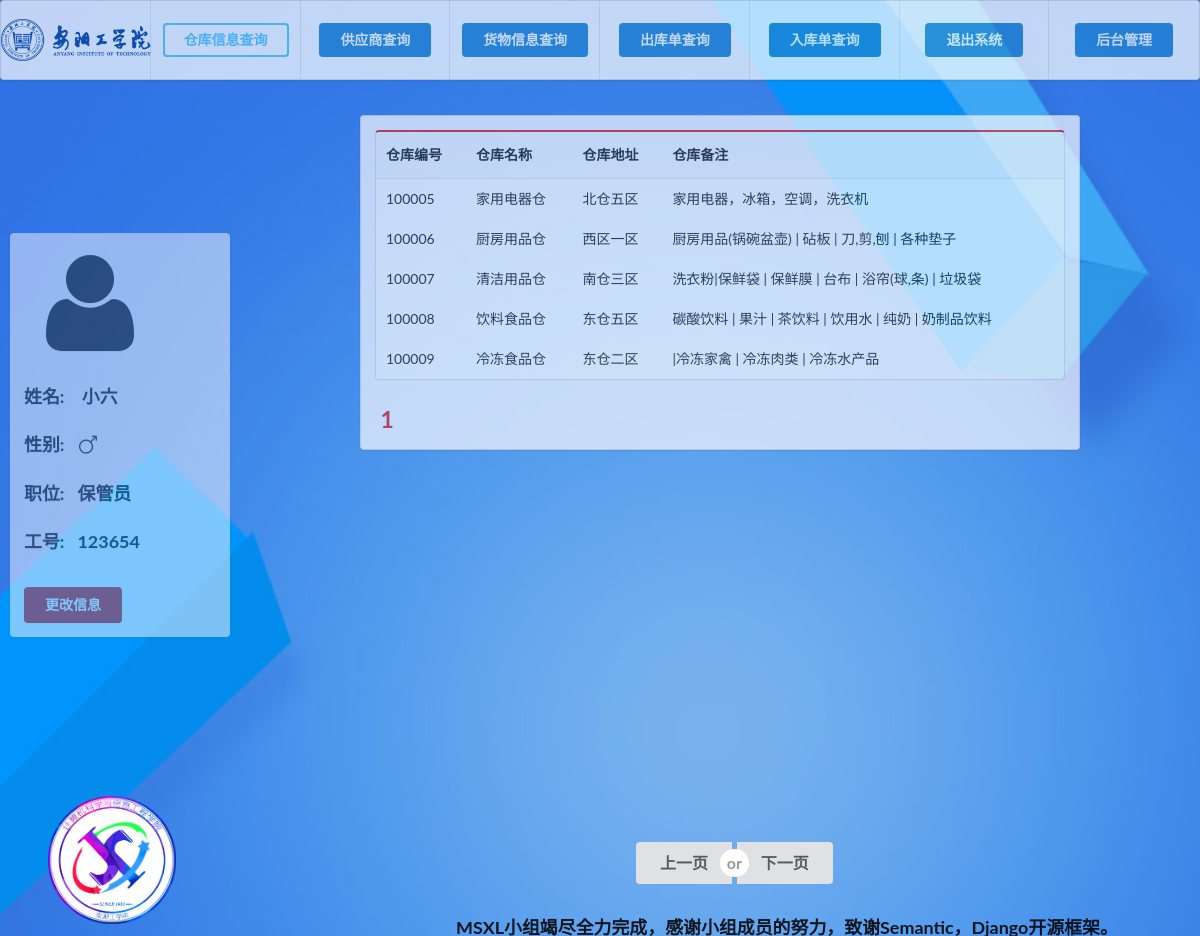
Screenshot of /infomanage/?query=storehouse (signed in) with the database file from the repository.
### app/models.py (models this page shows, shortened)
class UserInfo(models.Model):
    account = models.OneToOneField(to= User, verbose_name='用户名:', null=True, related_name='userinfo', on_delete=models.CASCADE)
    sex_choice = {('male', '男'), ('female', '女'), }
    job_choice = {(u'保管员', '保管员'), (u'记帐员','记帐员'), (u'仓库主管','仓库主管'),(u'统计员','统计员'),(u'普通员工','普通员工')}
    sex = models.CharField(verbose_name='性别:', null=False, blank=False, max_length=10, choices= sex_choice, default='女')
    job = models.CharField(verbose_name='职位:', null=False, blank=False, max_length=10, choices= job_choice, default= u'普通员工')
    job_num = models.IntegerField(verbose_name='工号:', null=False, blank=False)
    class Meta:
        verbose_name = verbose_name_plural = "员工信息管理"

class StoreHouse(models.Model):
    stoID = models.IntegerField(primary_key=True, verbose_name='仓库编号:', null=False, blank=False,default= 100000)
    sto_name = models.CharField(verbose_name='仓库名称:', null=False, blank=False, max_length=20, default='请输入仓库名称')
    sto_locat = models.CharField(verbose_name='仓库地址:', null=False, blank=False, max_length=50, default='请输入仓库地址')
    sto_ps = models.TextField(verbose_name='备注:', null=True, blank= True, max_length= 500)
    def __str__(self):
        return self.sto_name
    class Meta:
        verbose_name = verbose_name_plural = '仓库信息管理'

### app/views.py (the view, shortened to what this page needs)
# urls.py: path('infomanage/',infomanage, name= 'infomanage' ),
@login_required(login_url='/', redirect_field_name='login')
def infomanage(request):
    context = {}
    query = None
    flag = None
    if request.method == 'GET':
        page = request.GET.get('page')
        if request.GET.get('query'):
            query = request.GET.get('query')
            print(query)
        else:
            for i in ['goodsstore','storagestore','stockoutstore','wavestore']:
                if request.GET.get(i):
                    query = i
                    print(i, request.GET.get(i))
                    break
        if query == 'storehouse':
            context['store_inver'] = 'inverted'
            context['name'] = query
            each_object = StoreHouse.objects.all()
            print(each_object)
            paginator = Paginator(each_object,7)
            try:
                contacts = paginator.page(page)
            except PageNotAnInteger:
                contacts = paginator.page(1)
            except EmptyPage:
                contacts = paginator.page(Paginator.num_pages)
            context['each_object'] = contacts
        return render(request, 'infomanage.html', context= context)

### app/templates/infomanage.html (shortened to what this page needs)
<!DOCTYPE html>
{% load staticfiles %}
<html lang="en">
<head>
    <link rel="stylesheet" href="{% static 'css/semantic.css' %}" media="screen" title="no title" charset="utf-8">
</head>
<body style="background: url({% static 'images/user_bg.jpg' %}); background-size: cover">
    <div class="ui contain">
        <div class="ui eight item menu" style="background-color: white;height: 80px;opacity: 0.7">
            <a href="/infomanage/" class="item">
                <img class="ui left image" src="{% static 'images/SchoolLogo.png' %}">
            </a>
            <div class="item">
                <a href="?query=storehouse" methods="get" class="ui {{ store_inver }} primary blue button">仓库信息查询</a>
            </div>
            <div class="item">
                <a href="?query=supplier" class="ui {{ sup_inver }} primary blue button">供应商查询</a>
            </div>
            <div class="item">
                <a href="?query=goods" methods="get" class="ui {{ goods_inver }} primary blue button">货物信息查询</a>
            </div>
            <div class="item">
                <a href="?query=stockout" class="ui {{ stockout_inver }} primary blue button">出库单查询</a>
            </div>
            <div class="item">
                <a href="?query=wavehousing" class="ui {{ wavehouse_inver }} primary blue button">入库单查询</a>
            </div>
            <div class="item">
                <a href="/logout/" class="ui  primary red button">退出系统</a>
            </div>
            <div class="item">
                <a href="/admin/" methods="get" class="ui primary red button">后台管理</a>
            </div>
        </div>
        <div class="ui segment" style=" min-height: 400px;
                    opacity: 0.5;
                    background-color: ghostwhite;
                    width: 220px !important;
                    border:rgba(255, 0, 0, 0);
                    position: absolute;
                    left: 10%;
                    top:45%;
                    transform: translate(-50%,-50%);">
            <div class="ui image">
                <i class="ui massive user icon"></i>
                <h3 class="ui center header">
                    姓名:&nbsp&nbsp&nbsp {{request.user.username}}
                </h3>
                <h3 class="ui center">
                    性别:&nbsp&nbsp&nbsp<i class="man icon"></i>
                </h3>
                <h3 class="ui center">
                    职位:&nbsp&nbsp&nbsp{{request.user.userinfo.job}}
                </h3>
                <h3 class="ui center">
                    工号:&nbsp&nbsp&nbsp{{request.user.userinfo.job_num}}
                </h3>
                <br>
                <a href="/infochange/" class="ui center red button" >更改信息</a>
        </div>
    </div>
    <div class="ui right segment" style="background-color: ghostwhite; opacity: 0.7; width: 60%;margin-top: 2.5em;left: 30%">
        {% if name == 'storehouse' %}
            <table class="ui red table">
            <thead>
                <tr>
                    <th>仓库编号</th>
                    <th>仓库名称</th>
                    <th>仓库地址</th>
                    <th>仓库备注</th>
              </tr>
            </thead>
            {% for sto in each_object %}
            <tbody>
                <tr>
                  <td>{{sto.stoID }}</td>
                  <td>{{ sto.sto_name }}</td>
                  <td>{{ sto.sto_locat }}</td>
                  <td>{{ sto.sto_ps }}</td>
                </tr>
            </tbody>
            {% endfor %}
            </table>
        {% endif %}
        <div class="ui header">
            {% for pg in each_object.paginator.page_range %}
                {% if each_object.number == pg %}
                    <a  class="ui active red header" href="?query={{ name }}&page={{ pg }}">&nbsp;{{ pg }}</a>
                {% else %}
                    <a  class="ui header" href="?query={{ name }}&page={{ pg }}">&nbsp;{{ pg }}</a>
                {% endif %}
            {% endfor %}
        </div>
        </div>
        <div class="ui large buttons" style="position: absolute;top: 90%;left: 53%">
          {% if each_object.has_previous %}
            <a href="?query={{ name }}&page={{ each_object.previous_page_number }}" class="ui red button">上一页</a>
          {% else %}
            <a class="ui button">上一页</a>
          {% endif %}
          <div class=" ui or"></div>
          {% if each_object.has_next %}
            <a href="?query={{ name }}&page={{ each_object.next_page_number }}"  class="ui blue button active">下一页</a>
          {% else %}
             <a class="ui button">下一页</a>
          {% endif %}
        </div>
    <div class="ui footer" style="position: absolute; top: 85%;left: 4%;">
       <div class="ui image">
           <img src="{% static 'images/login_bg1.jpg' %}" style="width: 128px; height: 128px">
       </div>
   </div>
    <div class="ui header" style="position: absolute; top: 95%;left: 38%;">
       <p>MSXL小组竭尽全力完成，感谢小组成员的努力，致谢Semantic，Django开源框架。<br>
       </p>
   </div>
</body>
</html>

### rows the page displays
StoreHouse: stoID "100005", sto_name "家用电器仓", sto_locat "北仓五区", sto_ps "家用电器，冰箱，空调，洗衣机"
StoreHouse: stoID "100006", sto_name "厨房用品仓", sto_locat "西区一区", sto_ps "厨房用品(锅碗盆壶) | 砧板 | 刀,剪,刨 | 各种垫子"
StoreHouse: stoID "100007", sto_name "清洁用品仓", sto_locat "南仓三区", sto_ps "洗衣粉|保鲜袋 | 保鲜膜 | 台布 | 浴帘(球,条) | 垃圾袋"
StoreHouse: stoID "100008", sto_name "饮料食品仓", sto_locat "东仓五区", sto_ps "碳酸饮料 | 果汁 | 茶饮料 | 饮用水 | 纯奶 | 奶制品饮料"
StoreHouse: stoID "100009", sto_name "冷冻食品仓", sto_locat "东仓二区", sto_ps "|冷冻家禽 | 冷冻肉类 | 冷冻水产品"

### other values shown
{{ request.user.username }} "小六"
{{ request.user.userinfo.job }} "保管员"
{{ request.user.userinfo.job_num }} "123654"
{{ pg }} "1"
